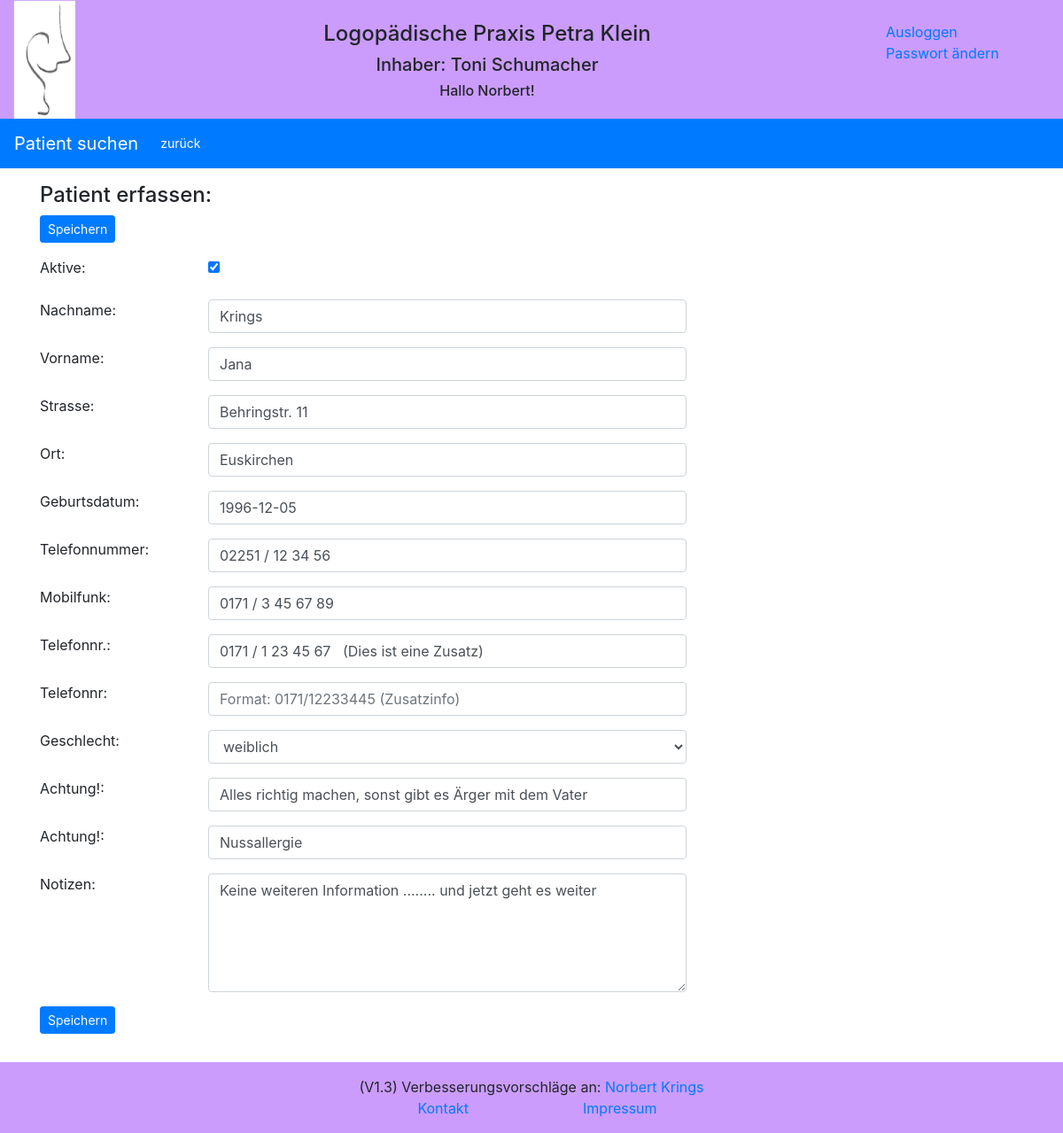
Page /reports/edit/patient/1/ (signed in) on the committed database.
### reports/models.py (models this page shows, shortened)
class Patient(models.Model):
    GENDER = (
        ('1', 'weiblich'),
        ('2', 'männlich'),
    )
    pa_first_name = models.CharField(max_length=50)
    pa_last_name = models.CharField(max_length=50)
    pa_street = models.CharField(max_length=100)
    pa_city = models.CharField(max_length=255)
    pa_phone = models.CharField(max_length=100, blank=True, default='', null=True)
    pa_cell_phone = models.CharField(max_length=100, blank=True, default='', null=True)
    pa_cell_phone_add1 = models.CharField(max_length=100, blank=True, default='', null=True)
    pa_cell_phone_add2 = models.CharField(max_length=100, blank=True, default='', null=True)
    pa_date_of_birth = models.DateField(default='1900-01-01')
    pa_gender = models.CharField(max_length=1, choices=GENDER, default='1')
    pa_attention = models.CharField(max_length=100, blank=True, default='')
    pa_allergy = models.CharField(max_length=100, blank=True, default='')
    pa_note = models.CharField(max_length=255, blank=True, default='')
    pa_active_no_yes = models.BooleanField(default=True, null=True)
    class Meta:
        constraints = [
            models.UniqueConstraint(fields=['pa_first_name', 'pa_last_name', 'pa_date_of_birth'], name='unique pa_name'),
        ]

### reports/views.py (the view)
# urls.py: path('edit/patient/<id>/', views.edit_patient, name='edit_patient'),
def edit_patient(request, id=None):
    request.session.set_expiry(settings.SESSION_EXPIRE_SECONDS)
    item = get_object_or_404(Patient, id=id)
    form = PatientForm(request.POST or None, instance=item)
    if form.is_valid():
        form.save()
        logger.info('edit_patient: Patient mit der ID:' + str(item.id) + ' geändert')
        return redirect('/reports/patient/' + str(item.id) + '/')
    logger.info('edit_patient: Patient mit der ID: ' + str(id) + ' zwecks Änderung aufgerufen')
    form.id = item.id
    return render(request, 'reports/patient_form.html', {'form': form})

### reports/templates/reports/patient_form.html (shortened to what this page needs)
{% extends "base.html" %}
{% block extrahead %}
    {% load static %}
{% endblock %}
{% block nav %}
<nav class="navbar navbar-expand-sm bg-primary navbar-dark">
  <a class="navbar-brand" href="{% url 'reports:index' %}" >Patient suchen</a>
  <div class="collapse navbar-collapse" id="collapsibleNavbar">
    <ul class="navbar-nav">
        {% if form.id %}
        <li class="nav-item">
          <a class="btn btn-primary btn-sm" href="{% url 'reports:patient' form.id %}" role="button">zurück</a>
        </li>
        {% else %}
        <li class="nav-item">
          <a class="btn btn-primary btn-sm" href="{% url 'reports:index' %}" role="button">zurück</a>
        </li>
        {% endif %}
    </ul>
  </div>
</nav>
{% endblock %}
{% block content %}
<content>
    <form method="POST" enctype="multipart/form-data" action="">
    <div class="container">
        <div class="row">
            <div class="col-sm">
                <h4>Patient erfassen:</h4>
            </div>
        </div>
        <div class="form-group row">
            <div class="col-sm-offset-2 col-sm-6">
                <button type="submit" class="btn btn-primary btn-sm">Speichern</button>
            </div>
        </div>
        <div class="form-group row">
            <label for="{{ form.pa_active_no_yes.id_for_label }}" class="col-sm-2 control-label">Aktive:</label>
            <div class="col-sm-6">
                {{ form.pa_active_no_yes }}
            </div>
        </div>
        <div class="form-group row">
            <label for="{{ form.pa_last_name.id_for_label }}" class="col-sm-2 control-label">Nachname:</label>
            <div class="col-sm-6">
                {{ form.pa_last_name }}
            </div>
        </div>
        <div class="form-group row">
            <label for="{{ form.pa_first_name.id_for_label }}" class="col-sm-2 control-label">Vorname:</label>
            <div class="col-sm-6">
                {{ form.pa_first_name }}
            </div>
        </div>
        <div class="form-group row">
            <label for="{{ form.pa_street.id_for_label }}" class="col-sm-2 control-label">Strasse:</label>
            <div class="col-sm-6">
                {{ form.pa_street }}
            </div>
        </div>
        <div class="form-group row">
            <label for="{{ form.pa_city.id_for_label }}" class="col-sm-2 control-label">Ort:</label>
            <div class="col-sm-6">
                {{ form.pa_city }}
            </div>
        </div>
        <div class="form-group row">
            <label for="{{ form.pa_date_of_birth.id_for_label }}" class="col-sm-2 control-label">Geburtsdatum:</label>
            <div class="col-sm-6">
                {{ form.pa_date_of_birth }}
            </div>
        </div>
        <div class="form-group row">
            <label for="{{ form.pa_phone.id_for_label }}" class="col-sm-2 control-label">Telefonnummer:</label>
            <div class="col-sm-6">
                {{ form.pa_phone }}
            </div>
        </div>
        <div class="form-group row">
            <label for="{{ form.pa_cell_phone.id_for_label }}" class="col-sm-2 control-label">Mobilfunk:</label>
            <div class="col-sm-6">
                {{ form.pa_cell_phone }}
            </div>
        </div>
        <div class="form-group row">
            <label for="{{ form.pa_cell_phone_add1.id_for_label }}" class="col-sm-2 control-label">Telefonnr.:</label>
            <div class="col-sm-6">
                {{ form.pa_cell_phone_add1 }}
            </div>
        </div>
        <div class="form-group row">
            <label for="{{ form.pa_cell_phone_add2.id_for_label }}" class="col-sm-2 control-label">Telefonnr:</label>
            <div class="col-sm-6">
                {{ form.pa_cell_phone_add2 }}
            </div>
        </div>
        <div class="form-group row">
            <label for="{{ form.pa_gender.id_for_label }}" class="col-sm-2 control-label">Geschlecht:</label>
            <div class="col-sm-6">
                {{ form.pa_gender }}
            </div>
        </div>
        <div class="form-group row">
            <label for="{{ form.pa_attention.id_for_label }}" class="col-sm-2 control-label">Achtung!:</label>
            <div class="col-sm-6">
                {{ form.pa_attention }}
            </div>
        </div>
        <div class="form-group row">
            <label for="{{ form.pa_allergy.id_for_label }}" class="col-sm-2 control-label">Achtung!:</label>
            <div class="col-sm-6">
                {{ form.pa_allergy }}
            </div>
        </div>
        <div class="form-group row">
            <label for="{{ form.pa_note.id_for_label }}" class="col-sm-2 control-label">Notizen:</label>
            <div class="col-sm-6">
                {{ form.pa_note }}
            </div>
        </div>
       <div class="form-group row">
            <div class="col-sm-offset-2 col-sm-6">
                <button type="submit" class="btn btn-primary btn-sm">Speichern</button>
            </div>
        </div>
    </div>
    </form>
</content>
{% endblock %}

### reports/templates/header.html (shortened to what this page needs)
    {% load static %}
    <div class="container-fluid text-center header">
        <div class="row" >
            <div class="col-sm-1 d-none d-md-block">
                <img src="{% static 'reports/images/logopaedie.png' %}" width=70px margin="0" alt="Logopädie">
            </div>
            <div class="col-sm-9">
                <div class="row">
                    <div class="col-sm">
                    </div>
                </div>
                <div class="row">
                    <div class="col-sm">
                        <h4>Logopädische Praxis Petra Klein</h4>
                    </div>
                </div>
                <div class="row" >
                    <div class="col-sm d-none d-md-block">
                        <h5>Inhaber: Toni Schumacher</h5>
                    </div>
                </div>
                <div class="row">
                    <div class="col-sm d-none d-md-block">
                        <h6>{% if user.is_authenticated %} Hallo {{ user.first_name }}! {% endif %}</h6>
                    </div>
                </div>
            </div>
            <div class="col-sm-2 d-none d-md-block">
                <div class="col-sm">
                </div>
                {% if user.is_authenticated %}
                <div class="row"><a href="{% url 'logout' %}">Ausloggen</a></div>
                <div class="row"><a href="{% url 'password_change' %}">Passwort ändern</a></div>
                {% endif %}
            </div>
        </div>
    </div>

### reports/static/reports/logopaedie.css (style rules this page uses)
.header { background-color: #cb9cfc; }

### rows in the picture
Patient: pa_active_no_yes "☑", pa_last_name "Krings", pa_first_name "Jana", pa_street "Behringstr. 11", pa_city "Euskirchen", pa_date_of_birth "1996-12-05", pa_phone "02251 / 12 34 56", pa_cell_phone "0171 / 3 45 67 89", pa_cell_phone_add1 "0171 / 1 23 45 67 (Dies ist eine Zusatz)", pa_gender "weiblich", pa_attention "Alles richtig machen, sonst gibt es Ärger mit dem Vater", pa_allergy "Nussallergie", pa_note "Keine weiteren Information ........ und jetzt geht es weiter"

### other values in the picture
{{ user.first_name }} "Norbert"
